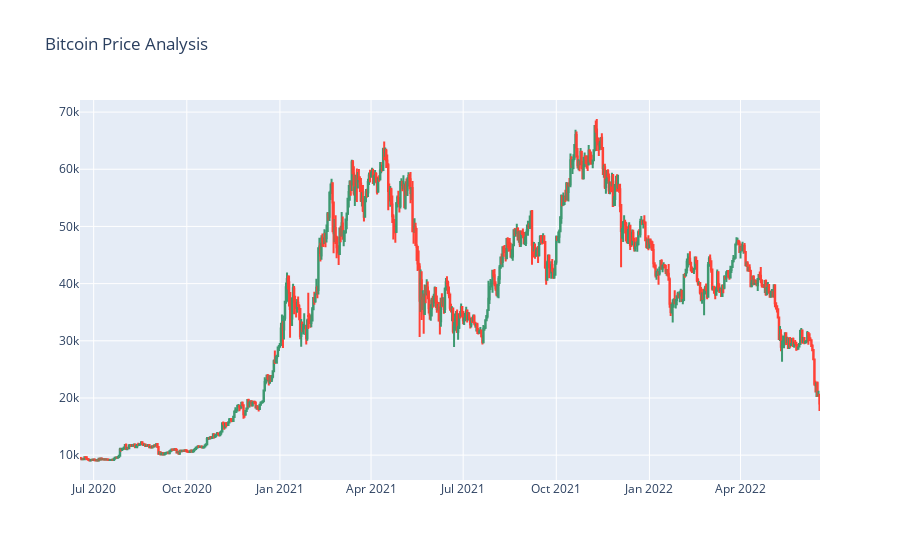

Notebook code for this chart:
### Code cell
import plotly.graph_objects as go
figure = go.Figure(data=[go.Candlestick(x=data["Date"],
                                        open=data["Open"], 
                                        high=data["High"],
                                        low=data["Low"], 
                                        close=data["Close"])])
figure.update_layout(title = "Bitcoin Price Analysis", 
                     xaxis_rangeslider_visible=False)
figure.show()

### Figure 1 — Plotly figure (JSON) as saved in the notebook; plotly's stock layout.template omitted (floating-point values rounded to 4 significant figures; data arrays with more than 128 entries replaced by an {"elided": "..."} marker saying what was removed)
{"data": [{"close": {"elided": "731 float values"}, "high": {"elided": "731 float values"}, "low": {"elided": "731 float values"}, "open": {"elided": "731 float values"}, "type": "candlestick", "x": {"elided": "731 str values"}}], "layout": {"title": {"text": "Bitcoin Price Analysis"}, "xaxis": {"rangeslider": {"visible": false}}}}
